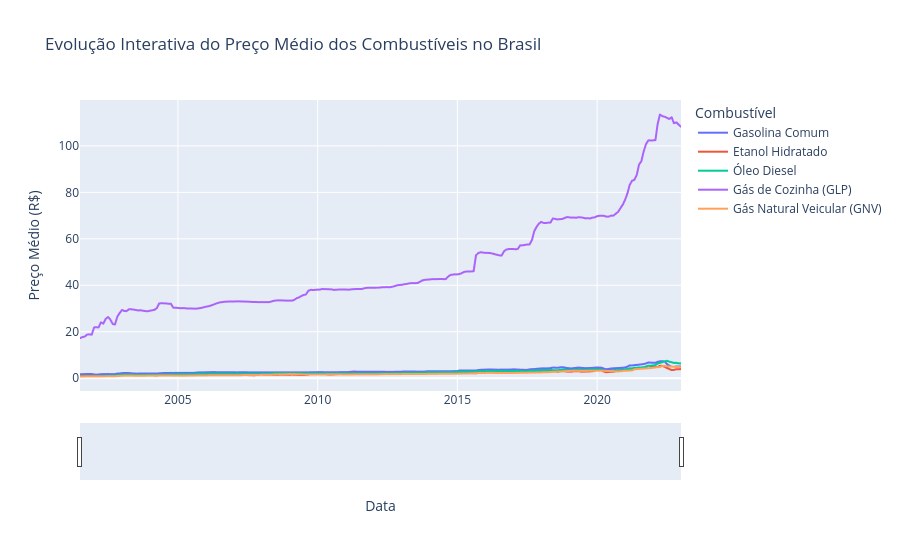

This figure's notebook cell:
### Markdown cell above
## Evolução dos Preços ##

### Code cell
df_lineplot = pd.read_csv(r"C:\main\preco-combustivel-brasil\combustiveis-brasil.csv")

df_lineplot["referencia"] = pd.to_datetime(df_lineplot["referencia"])

price_columns_lineplot = [
    "referencia",
    "gasolina_comum_preco_revenda_avg",
    "etanol_hidratado_preco_revenda_avg",
    "oleo_diesel_preco_revenda_avg",
    "gas_cozinha_glp_preco_revenda_avg",
    "gas_natural_veicular_gnv_preco_revenda_avg"
]

df_filtered_lineplot = df_lineplot[price_columns_lineplot]

df_melted_lineplot = df_filtered_lineplot.melt(id_vars=["referencia"], var_name="Combustível", value_name="Preço Médio")

fuel_names_map_lineplot = {
    "gasolina_comum_preco_revenda_avg": "Gasolina Comum",
    "etanol_hidratado_preco_revenda_avg": "Etanol Hidratado",
    "oleo_diesel_preco_revenda_avg": "Óleo Diesel",
    "gas_cozinha_glp_preco_revenda_avg": "Gás de Cozinha (GLP)",
    "gas_natural_veicular_gnv_preco_revenda_avg": "Gás Natural Veicular (GNV)"
}
df_melted_lineplot["Combustível"] = df_melted_lineplot["Combustível"].map(fuel_names_map_lineplot)

fig_lineplot = px.line(df_melted_lineplot, x="referencia", y="Preço Médio", color="Combustível",
              title="Evolução Interativa do Preço Médio dos Combustíveis no Brasil",
              labels={
                  "referencia": "Data",
                  "Preço Médio": "Preço Médio (R$)"
              })


fig_lineplot.update_layout(
    hovermode="x unified", 
    xaxis_rangeslider_visible=True 
)


fig_lineplot.show()

### Figure 1 — Plotly figure (JSON) as saved in the notebook; plotly's stock layout.template omitted (floating-point values rounded to 4 significant figures; data arrays with more than 128 entries replaced by an {"elided": "..."} marker saying what was removed)
{"data": [{"hovertemplate": "Combustível=Gasolina Comum<br>Data=%{x}<br>Preço Médio (R$)=%{y}<extra></extra>", "legendgroup": "Gasolina Comum", "line": {"color": "#636efa", "dash": "solid"}, "marker": {"symbol": "circle"}, "mode": "lines", "name": "Gasolina Comum", "showlegend": true, "type": "scattergl", "x": {"elided": "258 str values"}, "xaxis": "x", "y": {"elided": "258 float values"}, "yaxis": "y"}, {"hovertemplate": "Combustível=Etanol Hidratado<br>Data=%{x}<br>Preço Médio (R$)=%{y}<extra></extra>", "legendgroup": "Etanol Hidratado", "line": {"color": "#EF553B", "dash": "solid"}, "marker": {"symbol": "circle"}, "mode": "lines", "name": "Etanol Hidratado", "showlegend": true, "type": "scattergl", "x": {"elided": "258 str values"}, "xaxis": "x", "y": {"elided": "258 float values"}, "yaxis": "y"}, {"hovertemplate": "Combustível=Óleo Diesel<br>Data=%{x}<br>Preço Médio (R$)=%{y}<extra></extra>", "legendgroup": "Óleo Diesel", "line": {"color": "#00cc96", "dash": "solid"}, "marker": {"symbol": "circle"}, "mode": "lines", "name": "Óleo Diesel", "showlegend": true, "type": "scattergl", "x": {"elided": "258 str values"}, "xaxis": "x", "y": {"elided": "258 float values"}, "yaxis": "y"}, {"hovertemplate": "Combustível=Gás de Cozinha (GLP)<br>Data=%{x}<br>Preço Médio (R$)=%{y}<extra></extra>", "legendgroup": "Gás de Cozinha (GLP)", "line": {"color": "#ab63fa", "dash": "solid"}, "marker": {"symbol": "circle"}, "mode": "lines", "name": "Gás de Cozinha (GLP)", "showlegend": true, "type": "scattergl", "x": {"elided": "258 str values"}, "xaxis": "x", "y": {"elided": "258 float values"}, "yaxis": "y"}, {"hovertemplate": "Combustível=Gás Natural Veicular (GNV)<br>Data=%{x}<br>Preço Médio (R$)=%{y}<extra></extra>", "legendgroup": "Gás Natural Veicular (GNV)", "line": {"color": "#FFA15A", "dash": "solid"}, "marker": {"symbol": "circle"}, "mode": "lines", "name": "Gás Natural Veicular (GNV)", "showlegend": true, "type": "scattergl", "x": {"elided": "258 str values"}, "xaxis": "x", "y": {"elided": "258 float values"}, "yaxis": "y"}], "layout": {"hovermode": "x unified", "legend": {"title": {"text": "Combustível"}, "tracegroupgap": 0}, "title": {"text": "Evolução Interativa do Preço Médio dos Combustíveis no Brasil"}, "xaxis": {"anchor": "y", "domain": [0, 1], "rangeslider": {"visible": true}, "title": {"text": "Data"}}, "yaxis": {"anchor": "x", "domain": [0, 1], "title": {"text": "Preço Médio (R$)"}}}}
